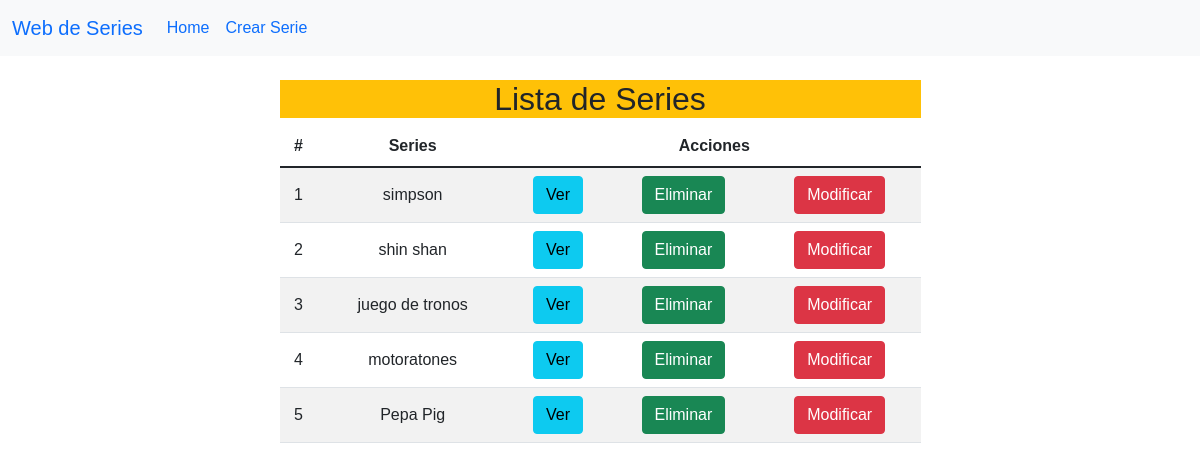
The app's page /, older data.
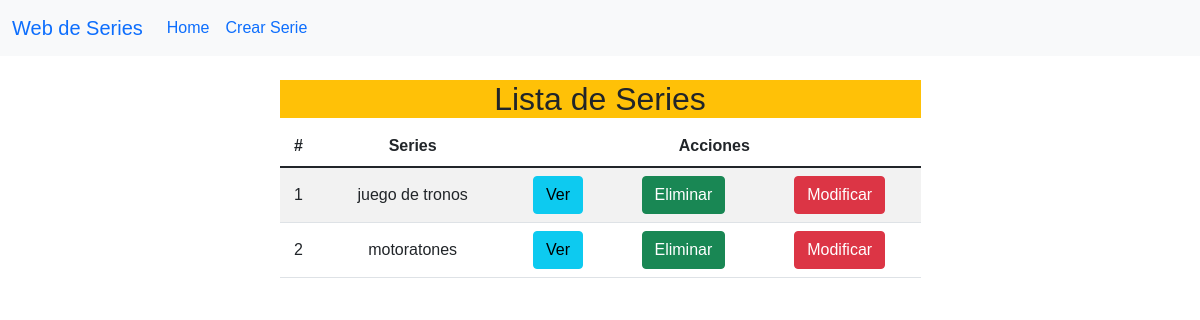
The same page, newer data.
### seriesTV/models.py (models this page shows, shortened)
class Serie(models.Model):
     nombre = models.TextField(max_length=200)
     genero = models.TextField(max_length=1000)
     plataforma = models.TextField(max_length=200)
     capitulos = models.IntegerField(default=0)
     anio = models.IntegerField(default=1970)

### seriesTV/views.py (the view)
# urls.py: path('', mostrar_inicio),
def mostrar_inicio(request):
    lista_series = Serie.objects.all()
    return render(request, 'index.html', {'series': lista_series})

### templates/index.html (shortened to what this page needs)
<!DOCTYPE html>
<html lang="en">
    <head>
        {% load static %}
        <link href="https://cdn.jsdelivr.net/npm/bootstrap@5.1.3/dist/css/bootstrap.min.css" rel="stylesheet">
        <link rel="stylesheet" href="{% static 'css/gestionCss.css' %}">
    </head>
    <body class="body2">
    <nav class="navbar navbar-expand-lg navbar-sucess bg-light">
  <div class="container-fluid">
    <a class="navbar-brand" href="http://127.0.0.1:8000/seriesTV/">Web de Series</a>
    <div class="collapse navbar-collapse" id="navbarNav">
      <ul class="navbar-nav">
        <li class="nav-item">
          <a class="nav-link active" aria-current="page" href="http://127.0.0.1:8000/seriesTV/">Home</a>
        </li>
        <li class="nav-item">
          <a class="nav-link" href="http://127.0.0.1:8000/seriesTV/seriesTV/crear_serie">Crear Serie</a>
        </li>
      </ul>
    </div>
  </div>
</nav>
    <div class="container py-4">
        <div class="row d-flex justify-content-center" >
            <div class="col-md-7 ">
            <div class="bg-warning">
            <h2 class="row d-flex justify-content-center">Lista de Series</h2>
            </div>
                <div class="table-responsive">
                    <table class="table table-striped">
                        <thead>
                            <tr>
                                <th>#</th>
                                <th>Series</th>
                                <th colspan="3">Acciones</th>
                            </tr>
                        </thead>
                        <tbody>
                            {% for serie in series %}
                                <tr>
                                    <td>{{forloop.counter}}</td>
                                    <td>{{ serie.nombre }}</td>
                                    <td><a href="http://127.0.0.1:8000/seriesTV/seriesTV/ver_serie/{{ serie.id }}" class="btn btn-info">Ver</a></td>
                                    <td><a href="http://127.0.0.1:8000/seriesTV/seriesTV/borrar_serie/{{ serie.id }}" class="btn btn-success">Eliminar</a></td>
                                    <td><a href="http://127.0.0.1:8000/seriesTV/seriesTV/modificar_serie/{{ serie.id }}" class="btn btn-danger">Modificar</a></td>
                                </tr>
                                {% endfor %}
                        </tbody>
                    </table>
                </div>
            </div>
        </div>
    </div>
    </body>
</html>

Row changes from the older to the newer data that the page shows:
removed Serie: nombre "simpson"
removed Serie: nombre "shin shan"
removed Serie: nombre "Pepa Pig"
